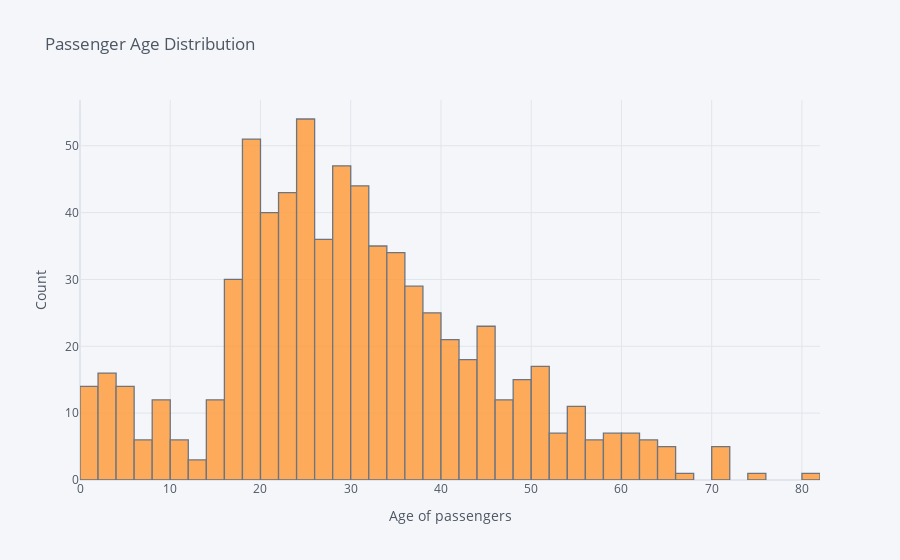

The notebook cell saved with this chart:
### Code cell
train_data_raw['Age'].iplot(kind='hist', xTitle='Age of passengers',
                  yTitle='Count', title='Passenger Age Distribution')

### Figure 1 — Plotly figure (JSON) as saved in the notebook; plotly's stock layout.template omitted (floating-point values rounded to 4 significant figures; data arrays with more than 128 entries replaced by an {"elided": "..."} marker saying what was removed)
{"data": [{"histfunc": "count", "histnorm": "", "marker": {"color": "rgba(255, 153, 51, 1.0)", "line": {"color": "#4D5663", "width": 1.3}}, "name": "Age", "opacity": 0.8, "orientation": "v", "type": "histogram", "x": {"elided": "891 float values"}}], "layout": {"barmode": "overlay", "legend": {"bgcolor": "#F5F6F9", "font": {"color": "#4D5663"}}, "paper_bgcolor": "#F5F6F9", "plot_bgcolor": "#F5F6F9", "title": {"font": {"color": "#4D5663"}, "text": "Passenger Age Distribution"}, "xaxis": {"gridcolor": "#E1E5ED", "showgrid": true, "tickfont": {"color": "#4D5663"}, "title": {"font": {"color": "#4D5663"}, "text": "Age of passengers"}, "zerolinecolor": "#E1E5ED"}, "yaxis": {"gridcolor": "#E1E5ED", "showgrid": true, "tickfont": {"color": "#4D5663"}, "title": {"font": {"color": "#4D5663"}, "text": "Count"}, "zerolinecolor": "#E1E5ED"}}}
